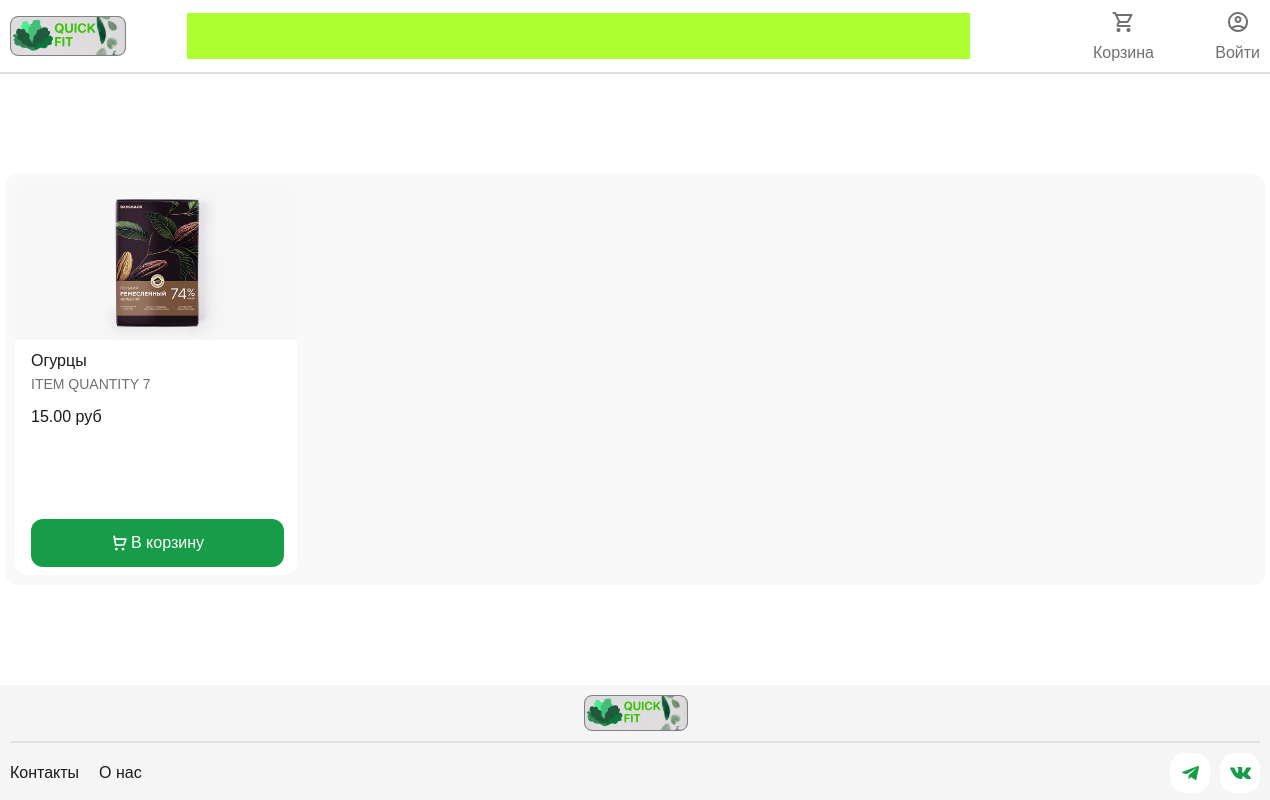
The app's page /, older data.
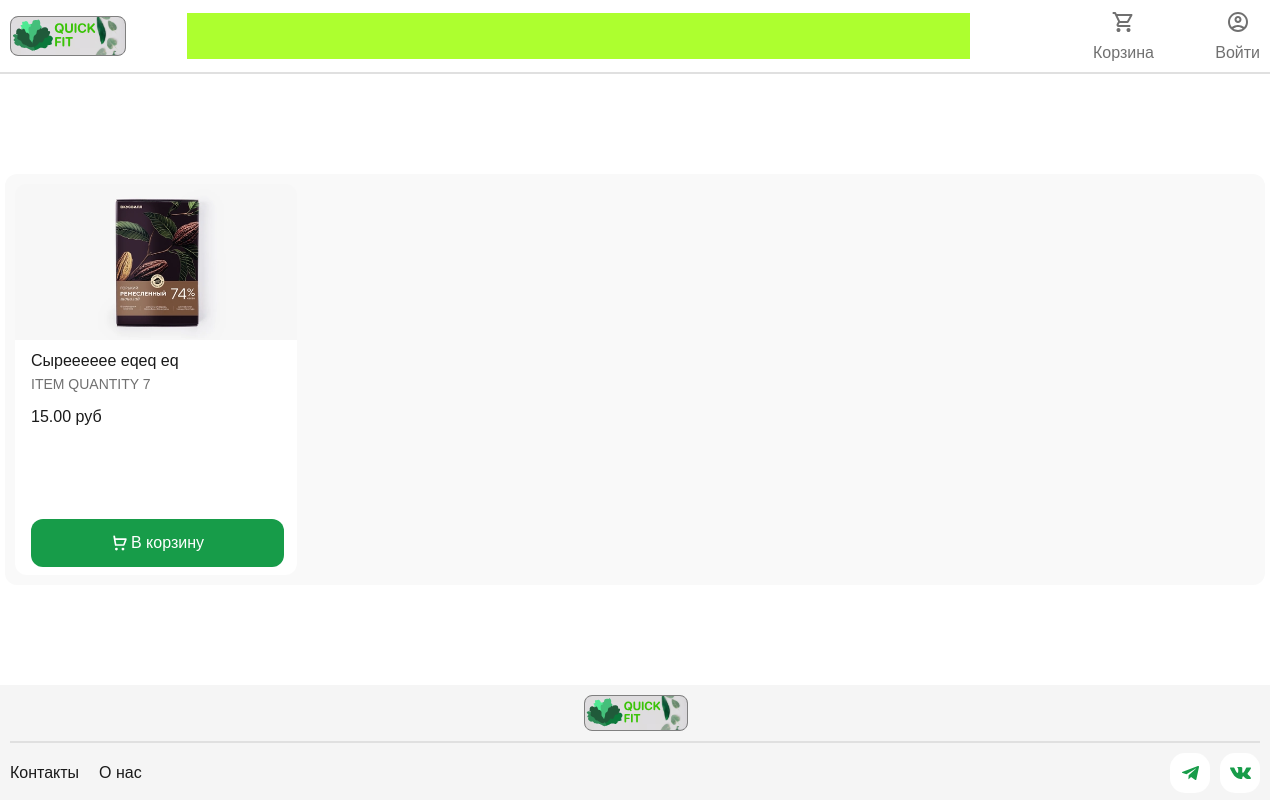
The same page, newer data.
### main/models.py (models this page shows, shortened)
class Product(models.Model):
    category = models.ForeignKey(Category, related_name='product', on_delete=models.CASCADE)
    name = models.CharField(max_length=100, db_index=True)
    slug = models.SlugField(max_length=100, unique=True)
    image = models.ImageField(upload_to='products/%Y/%m/%d' )
    description = models.TextField(blank=True)
    price = models.DecimalField(max_digits=10, decimal_places=2)
    available = models.BooleanField(default=True)
    created = models.DateTimeField(auto_now_add=True)
    updated = models.DateTimeField(auto_now=True)
    class Meta:
        ordering = ('name',)
        verbose_name = 'Продукт'
        verbose_name_plural = 'Продукты'
    def get_absolute_url(self):
        return reverse("main:product_detail", args=[self.id,self.slug])

### main/views.py (the view)
# urls.py: path('', views.product_list, name='product_list'),
def product_list(request, category_slug=None):
    categories = Category.objects.all()
    products = Product.objects.filter(available=True)
    cart_product_form = CartAddProductForm()
    category = None
    if category_slug:
        category = get_object_or_404(Category, slug=category_slug)
        products = products.filter(category=category)
    return render(request, 'index.html', {'category': category, 'categories': categories, 'products': products[:4],'cart_product_form': cart_product_form})

### cart/context_processors.py (called while the page is built)
def cart(request):
    return {'cart':Cart(request)}

### main/templates/index.html (shortened to what this page needs)
{% extends "base.html" %}
{% load static %}
{% block link %}<link rel="stylesheet" href="{% static "css/index.css" %}">{% endblock link %}
{% block content %}
    <div class="wrapper">
        <ul class="list">
            {% for product in  products%}
            <li class="item">
                <a href="{{product.get_absolute_url}}" class='item-img-link'>
                    <img src="{{product.image.url}}" alt="{{product.name}}">
                </a>
                <div>
                    <div>
                    <a href="{{product.get_absolute_url}}" >
                        <h5 class="item-name text_16px black">{{product.name}}</h5>
                    </a>
                    <p class="item-quantity text_14px grey">ITEM QUANTITY {{product.id}}</p>
                    <p class="item-price text_16px black">{{product.price}} руб</p>
                    </div>
                    <form action="{% url "cart:cart_add" product.id %}" method="post" class="form1">
                        <button class="item-button" type="submit">
                            <span class="text_16px white">В корзину</span>
                        </button>
                    </form>
                </div>
            </li>
            {% endfor %}
        </ul>
      </div>
{% endblock content %}

Row changes from the older to the newer data that the page shows:
changed Product id 7: name "Огурцы" → "Сырeeeeee eqeq eq"
